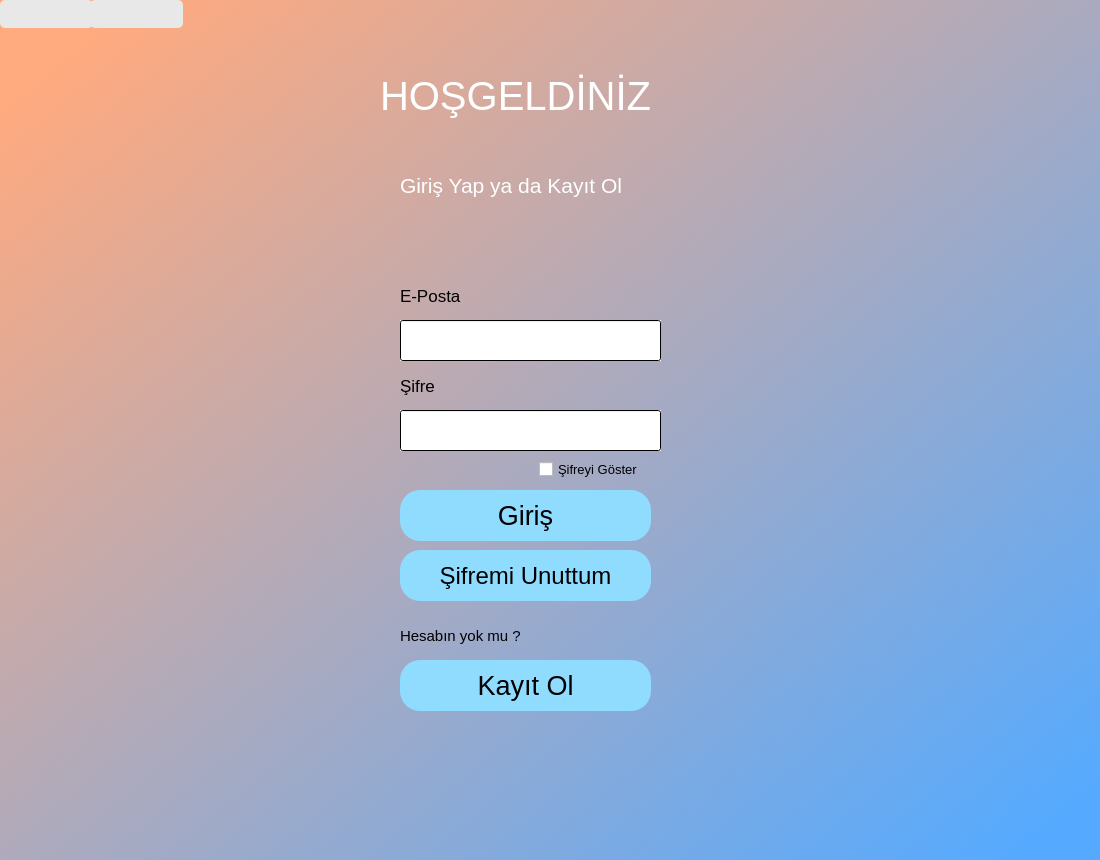
<?xml version="1.0" encoding="UTF-8"?>
<ui version="4.0">
 <class>Dialog</class>
 <widget class="QDialog" name="Dialog">
  <property name="geometry">
   <rect>
    <x>0</x>
    <y>0</y>
    <width>1100</width>
    <height>860</height>
   </rect>
  </property>
  <property name="windowTitle">
   <string>Dialog</string>
  </property>
  <property name="styleSheet">
   <string notr="true"/>
  </property>
  <widget class="QWidget" name="bgwidget2" native="true">
   <property name="geometry">
    <rect>
     <x>0</x>
     <y>0</y>
     <width>1101</width>
     <height>861</height>
    </rect>
   </property>
   <property name="styleSheet">
    <string notr="true">QWidget#bgwidget2{
background-color:qlineargradient(spread:pad, x1:0.058, y1:0.0685288, x2:0.997304, y2:0.958, stop:0 rgba(255, 170, 127, 255), stop:0.976109 rgba(85, 170, 255, 255))
}</string>
   </property>
   <widget class="QLabel" name="label_4">
    <property name="geometry">
     <rect>
      <x>390</x>
      <y>730</y>
      <width>261</width>
      <height>51</height>
     </rect>
    </property>
    <property name="styleSheet">
     <string notr="true">font: 12pt &quot;MS Shell Dlg 2&quot;;
color: rgb(255, 0, 4);</string>
    </property>
    <property name="text">
     <string/>
    </property>
   </widget>
   <widget class="QCheckBox" name="sifreGoster">
    <property name="geometry">
     <rect>
      <x>539</x>
      <y>459</y>
      <width>131</width>
      <height>20</height>
     </rect>
    </property>
    <property name="font">
     <font>
      <pointsize>10</pointsize>
     </font>
    </property>
    <property name="text">
     <string>Şifreyi Göster</string>
    </property>
   </widget>
   <widget class="QPushButton" name="geriButon">
    <property name="enabled">
     <bool>false</bool>
    </property>
    <property name="geometry">
     <rect>
      <x>0</x>
      <y>0</y>
      <width>93</width>
      <height>28</height>
     </rect>
    </property>
    <property name="styleSheet">
     <string notr="true">background-color: rgb(232, 232, 232);
border-radius:5px;</string>
    </property>
    <property name="text">
     <string/>
    </property>
    <property name="icon">
     <iconset>
      <normaloff>Custom-Icon-Design-Mono-General-1-Back.ico</normaloff>Custom-Icon-Design-Mono-General-1-Back.ico</iconset>
    </property>
    <property name="iconSize">
     <size>
      <width>30</width>
      <height>30</height>
     </size>
    </property>
   </widget>
   <widget class="QPushButton" name="ileriButon">
    <property name="enabled">
     <bool>false</bool>
    </property>
    <property name="geometry">
     <rect>
      <x>90</x>
      <y>0</y>
      <width>93</width>
      <height>28</height>
     </rect>
    </property>
    <property name="styleSheet">
     <string notr="true">background-color: rgb(232, 232, 232);
border-radius:5px;</string>
    </property>
    <property name="text">
     <string/>
    </property>
    <property name="icon">
     <iconset>
      <normaloff>Custom-Icon-Design-Mono-General-1-Forward.ico</normaloff>Custom-Icon-Design-Mono-General-1-Forward.ico</iconset>
    </property>
    <property name="iconSize">
     <size>
      <width>30</width>
      <height>30</height>
     </size>
    </property>
   </widget>
   <widget class="QPushButton" name="girisButon">
    <property name="geometry">
     <rect>
      <x>400</x>
      <y>490</y>
      <width>251</width>
      <height>51</height>
     </rect>
    </property>
    <property name="font">
     <font>
      <pointsize>20</pointsize>
     </font>
    </property>
    <property name="styleSheet">
     <string notr="true">background-color: rgb(143, 220, 255);
border-radius:20px;</string>
    </property>
    <property name="text">
     <string>Giriş</string>
    </property>
   </widget>
   <widget class="QLineEdit" name="epostaLine">
    <property name="geometry">
     <rect>
      <x>400</x>
      <y>320</y>
      <width>261</width>
      <height>41</height>
     </rect>
    </property>
    <property name="styleSheet">
     <string notr="true">background-color: qlineargradient(spread:pad, x1:1, y1:0.732773, x2:1, y2:0, stop:1 rgba(255, 255, 255, 255));</string>
    </property>
    <property name="frame">
     <bool>true</bool>
    </property>
    <property name="echoMode">
     <enum>QLineEdit::Normal</enum>
    </property>
    <property name="cursorPosition">
     <number>0</number>
    </property>
   </widget>
   <widget class="QLabel" name="label_3">
    <property name="geometry">
     <rect>
      <x>400</x>
      <y>370</y>
      <width>71</width>
      <height>31</height>
     </rect>
    </property>
    <property name="font">
     <font>
      <pointsize>13</pointsize>
     </font>
    </property>
    <property name="text">
     <string>Şifre</string>
    </property>
   </widget>
   <widget class="QLabel" name="label_2">
    <property name="geometry">
     <rect>
      <x>400</x>
      <y>280</y>
      <width>91</width>
      <height>31</height>
     </rect>
    </property>
    <property name="font">
     <font>
      <pointsize>13</pointsize>
     </font>
    </property>
    <property name="text">
     <string>E-Posta</string>
    </property>
   </widget>
   <widget class="QLineEdit" name="sifreLine">
    <property name="geometry">
     <rect>
      <x>400</x>
      <y>410</y>
      <width>261</width>
      <height>41</height>
     </rect>
    </property>
    <property name="styleSheet">
     <string notr="true">background-color: qlineargradient(spread:pad, x1:1, y1:0.732773, x2:1, y2:0, stop:1 rgba(255, 255, 255, 255));</string>
    </property>
    <property name="frame">
     <bool>true</bool>
    </property>
    <property name="echoMode">
     <enum>QLineEdit::Password</enum>
    </property>
    <property name="cursorPosition">
     <number>0</number>
    </property>
   </widget>
   <widget class="QPushButton" name="kayitOl">
    <property name="geometry">
     <rect>
      <x>400</x>
      <y>660</y>
      <width>251</width>
      <height>51</height>
     </rect>
    </property>
    <property name="font">
     <font>
      <pointsize>20</pointsize>
     </font>
    </property>
    <property name="styleSheet">
     <string notr="true">background-color: rgb(143, 220, 255);
border-radius:20px;</string>
    </property>
    <property name="text">
     <string>Kayıt Ol</string>
    </property>
   </widget>
   <widget class="QLabel" name="label_5">
    <property name="geometry">
     <rect>
      <x>400</x>
      <y>620</y>
      <width>171</width>
      <height>31</height>
     </rect>
    </property>
    <property name="font">
     <font>
      <pointsize>11</pointsize>
     </font>
    </property>
    <property name="text">
     <string>Hesabın yok mu ?</string>
    </property>
   </widget>
   <widget class="QLabel" name="label_6">
    <property name="geometry">
     <rect>
      <x>380</x>
      <y>60</y>
      <width>351</width>
      <height>71</height>
     </rect>
    </property>
    <property name="font">
     <font>
      <pointsize>30</pointsize>
     </font>
    </property>
    <property name="styleSheet">
     <string notr="true">color: rgb(255, 255, 255);</string>
    </property>
    <property name="text">
     <string>HOŞGELDİNİZ</string>
    </property>
   </widget>
   <widget class="QLabel" name="label_7">
    <property name="geometry">
     <rect>
      <x>400</x>
      <y>150</y>
      <width>311</width>
      <height>71</height>
     </rect>
    </property>
    <property name="font">
     <font>
      <pointsize>16</pointsize>
     </font>
    </property>
    <property name="styleSheet">
     <string notr="true">color: rgb(255, 255, 255);</string>
    </property>
    <property name="text">
     <string>Giriş Yap ya da Kayıt Ol</string>
    </property>
   </widget>
   <widget class="QPushButton" name="sifremiUnuttum">
    <property name="geometry">
     <rect>
      <x>400</x>
      <y>550</y>
      <width>251</width>
      <height>51</height>
     </rect>
    </property>
    <property name="font">
     <font>
      <pointsize>18</pointsize>
     </font>
    </property>
    <property name="styleSheet">
     <string notr="true">background-color: rgb(143, 220, 255);
border-radius:20px;</string>
    </property>
    <property name="text">
     <string>Şifremi Unuttum</string>
    </property>
   </widget>
  </widget>
 </widget>
 <tabstops>
  <tabstop>epostaLine</tabstop>
  <tabstop>sifreLine</tabstop>
  <tabstop>sifreGoster</tabstop>
  <tabstop>girisButon</tabstop>
  <tabstop>kayitOl</tabstop>
  <tabstop>geriButon</tabstop>
  <tabstop>ileriButon</tabstop>
 </tabstops>
 <resources/>
 <connections/>
</ui>
